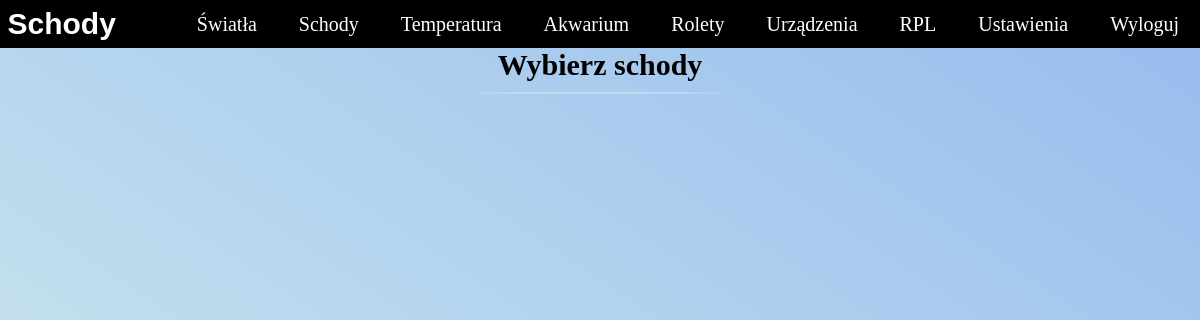
The page /schody/ (signed in) on the database as committed earlier.
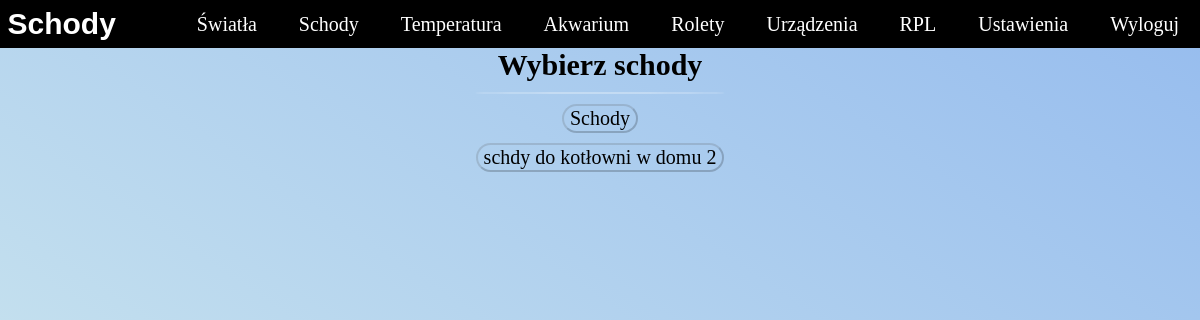
The same page on the database as committed later.
### app/models.py (models this page shows, shortened)
class Sensor(models.Model):
    user = models.ForeignKey(User, null=True, on_delete=models.CASCADE)
    name = models.CharField(max_length=100)
    ip = models.CharField(max_length=100)
    port = models.IntegerField()
    created = models.DateTimeField(auto_now_add=True)
    fun = models.CharField(max_length=100,default="")

### app/views.py (the view, shortened to what this page needs)
# urls.py: path('schody/',views.stairs, name="stairs"),
@login_required(login_url='login')
def stairs(request):
    user_id = request.user.id
    sensors = Sensor.objects.filter(fun="stairs").filter(user_id=user_id)
    context= {
        "sensors": sensors,
    }
    return render(request,'base/stairs.html',context)

### app/templates/base/stairs.html (shortened to what this page needs)
{% extends 'main.html' %}
{% load static %}
{% block content %}
<link
  rel="stylesheet"
  type="text/css"
  media="screen"
  href='{% static "style/stairs.css" %}'
/>
<div class="Select-stairs" id="select-stairs">
  <h1>Wybierz schody</h1>
  <div class="Select-stairs__line"></div>
  {% for sensor in sensors %}
  <button class="Select-stairs__button" id="{{sensor.id}}">
    {{sensor.name}}
  </button>
  {% endfor %}
</div>
{% endblock content %}

Rows that differ between the two databases and show on the page:
added Sensor: name "Schody"
added Sensor: name "schdy do kotłowni w domu 2"
